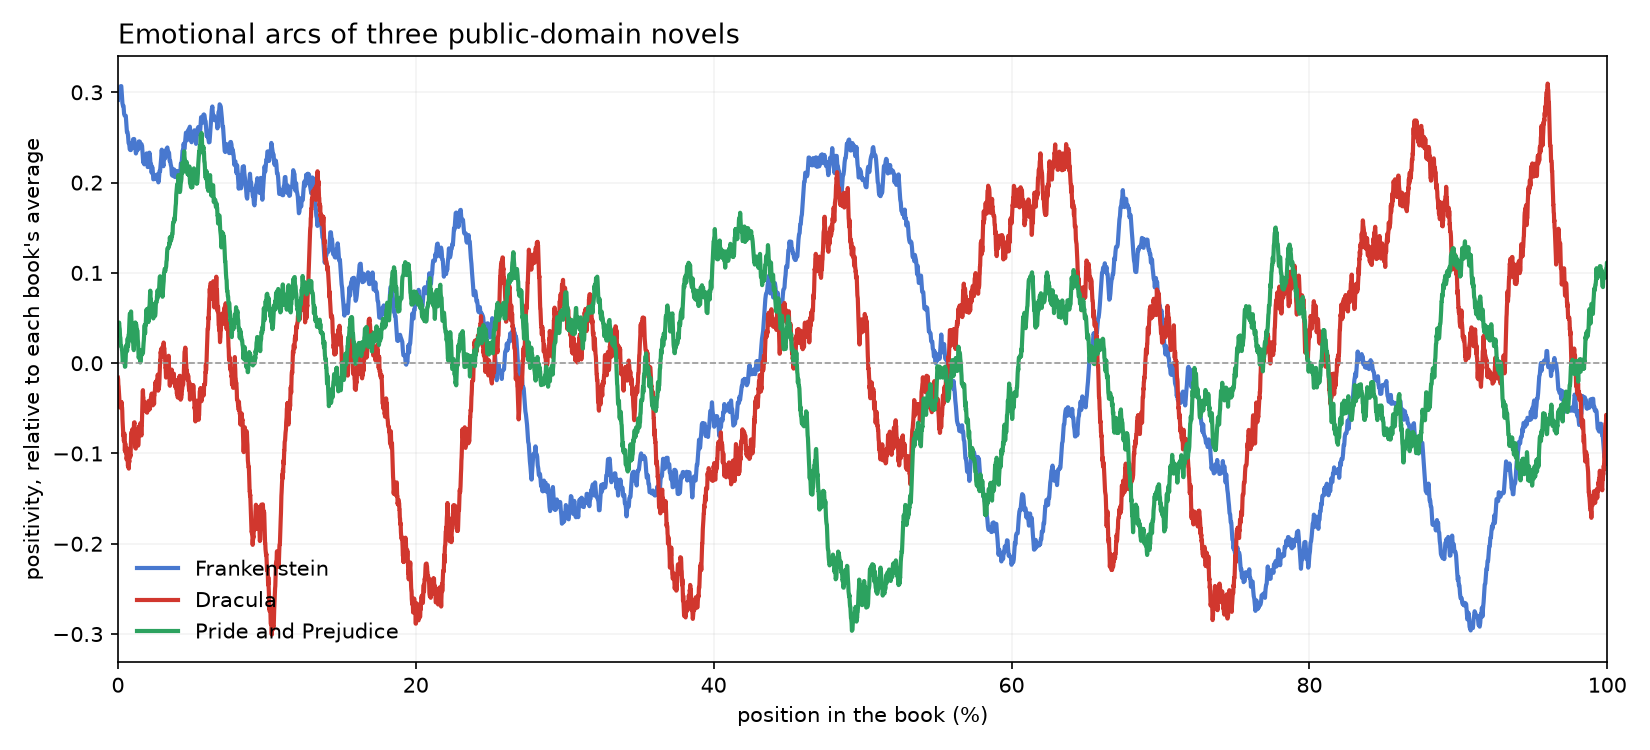

Here is the Python script that generated this plot:
"""Emotional arcs of public-domain novels, scored with the fine-tuned model.

Downloads books from Project Gutenberg, splits them into sentences, runs each
sentence through the emotion classifier, then smooths the per-sentence scores
across the narrative to produce an "emotional arc" per book.

    uv run arcs.py

Caveat worth reading: the model was fine-tuned on modern first-person tweets
("i feel ..."), and 19th-century third-person prose is well outside that
distribution. Treat the arcs as a demo of the pipeline, not as measurement.
"""

import re
import urllib.request
from pathlib import Path

import matplotlib
matplotlib.use("Agg")  # headless: write a PNG, never open a window
import matplotlib.pyplot as plt
import numpy as np
import torch
from transformers import AutoModelForSequenceClassification, AutoTokenizer

BOOKS = {
    "Frankenstein": 84,
    "Dracula": 345,
    "Pride and Prejudice": 1342,
}
CACHE = Path("data")
WINDOW = 201  # sentences per smoothing window (narrative trend, not scene noise)
POSITIVE = {"joy", "love"}
NEGATIVE = {"sadness", "anger", "fear"}


def fetch(title: str, gutenberg_id: int) -> str:
    """Download a book once, then read it from the local cache."""
    CACHE.mkdir(exist_ok=True)
    path = CACHE / f"{gutenberg_id}.txt"
    if not path.exists():
        url = f"https://www.gutenberg.org/cache/epub/{gutenberg_id}/pg{gutenberg_id}.txt"
        print(f"downloading {title}...")
        urllib.request.urlretrieve(url, path)
    return path.read_text(encoding="utf-8", errors="ignore")


def sentences(raw: str) -> list[str]:
    """Strip Gutenberg's boilerplate header/footer, then split into sentences."""
    body = re.split(r"\*\*\* ?START OF (?:THE|THIS) PROJECT GUTENBERG.*?\*\*\*", raw)[-1]
    body = re.split(r"\*\*\* ?END OF (?:THE|THIS) PROJECT GUTENBERG", body)[0]
    body = re.sub(r"\s+", " ", body)
    parts = re.split(r"(?<=[.!?])\s+", body)
    # keep sentences roughly the length the model was trained on (median 17 words)
    return [s.strip() for s in parts if 5 <= len(s.split()) <= 60]


def score(sents: list[str], tok, mdl, device: str) -> np.ndarray:
    """Return an (n_sentences, 6) array of emotion probabilities."""
    out = []
    with torch.no_grad():
        for i in range(0, len(sents), 128):
            batch = tok(sents[i : i + 128], truncation=True, max_length=64,
                        padding=True, return_tensors="pt").to(device)
            out.append(torch.softmax(mdl(**batch).logits, dim=-1).cpu().numpy())
    return np.vstack(out)


def smooth(values: np.ndarray, window: int) -> np.ndarray:
    """Moving average, so the arc shows narrative trend rather than sentence noise."""
    kernel = np.ones(window) / window
    return np.convolve(values, kernel, mode="valid")


def main() -> None:
    tok = AutoTokenizer.from_pretrained("model")
    mdl = AutoModelForSequenceClassification.from_pretrained("model")
    mdl.eval()
    device = "mps" if torch.backends.mps.is_available() else "cpu"
    mdl.to(device)
    labels = [mdl.config.id2label[i] for i in range(mdl.config.num_labels)]
    pos_idx = [i for i, l in enumerate(labels) if l in POSITIVE]
    neg_idx = [i for i, l in enumerate(labels) if l in NEGATIVE]

    fig, ax = plt.subplots(figsize=(11, 5))
    colors = ["#4878cf", "#d1372e", "#2ca25f"]

    for (title, book_id), color in zip(BOOKS.items(), colors):
        sents = sentences(fetch(title, book_id))
        probs = score(sents, tok, mdl, device)

        # positivity per sentence, then centered on this book's own mean so the
        # shape of the arc is visible despite the model's overall joy bias
        positivity = probs[:, pos_idx].sum(axis=1) - probs[:, neg_idx].sum(axis=1)
        arc = smooth(positivity, WINDOW)
        arc = arc - arc.mean()

        print(f"{title}: {len(sents)} sentences, "
              f"mean positivity {positivity.mean():+.3f}, "
              f"most common label {labels[int(probs.mean(axis=0).argmax())]}")

        x = np.linspace(0, 100, len(arc))
        ax.plot(x, arc, label=title, color=color, linewidth=2)

    ax.axhline(0, color="#999", linewidth=0.8, linestyle="--")
    ax.set_xlabel("position in the book (%)")
    ax.set_ylabel("positivity, relative to each book's average")
    ax.set_title("Emotional arcs of three public-domain novels", loc="left", fontsize=13)
    ax.margins(x=0)
    ax.grid(alpha=0.15)
    ax.legend(frameon=False)
    fig.tight_layout()
    fig.savefig("arcs.png", dpi=150)
    print("wrote arcs.png")


if __name__ == "__main__":
    main()
